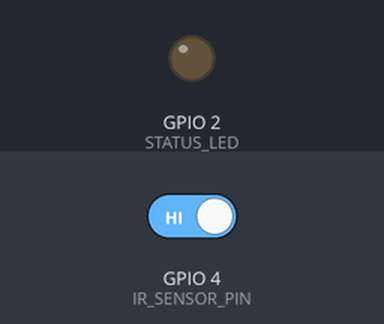
This sketch was run on a simulated ESP32. Parts: output pins drawn as LEDs (lit = HIGH). The inputs (shaded band) are chosen by the test bench; at power-on: GPIO 4 (IR_SENSOR_PIN) HIGH. WiFi joins after 1.5 s; servers stay silent unless stated; random numbers use the default seed unless the sketch sets one; no MQTT or app messages arrive unless stated; what the sketch prints to the serial monitor is not drawn.

Above: at 0.0 s.
At 3.8 s:
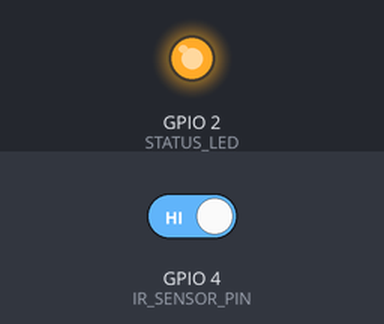
3.9 s: GPIO 4 (IR_SENSOR_PIN) driven LOW
Timing chart, 0 to 6.9 s (numbered marks = the images above; inputs shaded):
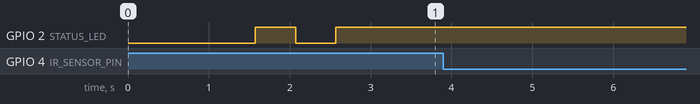

Measured:
- after the input at 3.9 s, every drawn part: stays the same

The sketch:

esp32_iwsn_sensors.ino
```cpp
/*
 * ══════════════════════════════════════════════════════════════
 *          IWSN SECURITY — ESP32 Real Sensor Node v1.0
 * ══════════════════════════════════════════════════════════════
 *
 *  Hardware:
 *    - ESP-WROOM-32D Microcontroller
 *    - SR04M-2 Waterproof Ultrasonic Sensor (UART Mode)
 *    - IR Obstacle Avoidance Sensor Module
 *    - Breadboard
 *
 *  Wiring (as connected by user):
 *    SR04M-2 TX  → ESP32 GPIO5   (Sensor sends data TO ESP32)
 *    SR04M-2 RX  → ESP32 GPIO18  (ESP32 sends commands TO sensor)
 *    SR04M-2 VCC → 5V (VIN)
 *    SR04M-2 GND → GND
 *
 *    IR OUT → ESP32 GPIO4
 *    IR VCC → 3.3V
 *    IR GND → GND
 *
 *  MQTT Topics Published:
 *    iwsn/sensors/ultrasonic/distance  — distance in cm (every 2s)
 *    iwsn/sensors/ir/obstacle          — obstacle detected (every 2s)
 *    iwsn/sensors/status/heartbeat     — node health (every 10s)
 *    iwsn/sensors/combined/reading     — combined reading (every 2s)
 *
 *  Libraries Required:
 *    - WiFi.h          (built-in with ESP32 board package)
 *    - PubSubClient.h  (install via Library Manager: "PubSubClient" by Nick O'Leary)
 *
 * ══════════════════════════════════════════════════════════════
 */

#include <WiFi.h>
#include <PubSubClient.h>
#include <ArduinoJson.h>

// ══════════════════════════════════════════════════════════════
//  CONFIGURATION — EDIT THESE VALUES
// ══════════════════════════════════════════════════════════════

// WiFi Credentials
const char* WIFI_SSID     = "StormFiber-5658";
const char* WIFI_PASSWORD = "bossfamily";

// MQTT Broker (your Linux machine IP)
const char* MQTT_BROKER   = "192.168.1.20";
const int   MQTT_PORT     = 1883;
const char* MQTT_CLIENT   = "esp32_iwsn_node_01";

// ══════════════════════════════════════════════════════════════
//  PIN DEFINITIONS
// ══════════════════════════════════════════════════════════════

// SR04M-2 Ultrasonic Sensor (UART Mode)
//   Sensor TX → ESP32 RX pin (GPIO5)  — sensor sends data here
//   Sensor RX → ESP32 TX pin (GPIO18) — ESP32 sends trigger command here
#define SR04M2_RX_PIN  5    // ESP32 receives FROM sensor TX
#define SR04M2_TX_PIN  18   // ESP32 sends TO sensor RX

// IR Obstacle Avoidance Sensor
#define IR_SENSOR_PIN  4    // Digital input (LOW = obstacle detected)
#define IR_ACTIVE_LEVEL LOW  // Change to HIGH if your IR module is active-high
#define IR_SAMPLE_COUNT 7    // Odd number for majority vote filtering

// On-board LED for status indication
#define STATUS_LED     2    // Built-in LED on most ESP32 boards

// ══════════════════════════════════════════════════════════════
//  MQTT TOPICS
// ══════════════════════════════════════════════════════════════

#define TOPIC_ULTRASONIC  "iwsn/sensors/ultrasonic/distance"
#define TOPIC_IR          "iwsn/sensors/ir/obstacle"
#define TOPIC_HEARTBEAT   "iwsn/sensors/status/heartbeat"
#define TOPIC_COMBINED    "iwsn/sensors/combined/reading"

// ══════════════════════════════════════════════════════════════
//  TIMING CONFIGURATION
// ══════════════════════════════════════════════════════════════

#define SENSOR_INTERVAL_MS    2000    // Read sensors every 2 seconds
#define HEARTBEAT_INTERVAL_MS 10000   // Heartbeat every 10 seconds
#define WIFI_RETRY_DELAY_MS   500
#define MQTT_RETRY_DELAY_MS   5000

// ══════════════════════════════════════════════════════════════
//  GLOBAL OBJECTS
// ══════════════════════════════════════════════════════════════

WiFiClient espClient;
PubSubClient mqttClient(espClient);

// SR04M-2 uses Serial2 in UART mode (9600 baud by default)
HardwareSerial ultrasonicSerial(2);

// Timing variables
unsigned long lastSensorRead = 0;
unsigned long lastHeartbeat = 0;
unsigned long bootTime = 0;
uint32_t messageCount = 0;
uint32_t readingNumber = 0;

// Sensor data
float lastDistance = -1.0;
bool lastObstacle = false;

// ══════════════════════════════════════════════════════════════
//  WIFI SETUP
// ══════════════════════════════════════════════════════════════

void setupWiFi() {
  Serial.println();
  Serial.println("╔══════════════════════════════════════════╗");
  Serial.println("║   IWSN Security — ESP32 Sensor Node     ║");
  Serial.println("╚══════════════════════════════════════════╝");
  Serial.println();

  Serial.print("📡 Connecting to WiFi: ");
  Serial.println(WIFI_SSID);

  WiFi.mode(WIFI_STA);
  WiFi.begin(WIFI_SSID, WIFI_PASSWORD);

  int attempts = 0;
  while (WiFi.status() != WL_CONNECTED) {
    delay(WIFI_RETRY_DELAY_MS);
    Serial.print(".");
    attempts++;

    // Blink LED while connecting
    digitalWrite(STATUS_LED, !digitalRead(STATUS_LED));

    if (attempts > 60) {  // 30 seconds timeout
      Serial.println("\n❌ WiFi connection FAILED! Restarting...");
      ESP.restart();
    }
  }

  Serial.println();
  Serial.println("✅ WiFi Connected!");
  Serial.print("   IP Address: ");
  Serial.println(WiFi.localIP());
  Serial.print("   Signal (RSSI): ");
  Serial.print(WiFi.RSSI());
  Serial.println(" dBm");
  Serial.println();

  // Solid LED = connected
  digitalWrite(STATUS_LED, HIGH);
}

// ══════════════════════════════════════════════════════════════
//  MQTT SETUP & RECONNECT
// ══════════════════════════════════════════════════════════════

void setupMQTT() {
  mqttClient.setServer(MQTT_BROKER, MQTT_PORT);
  mqttClient.setBufferSize(512);  // Larger buffer for JSON payloads
  Serial.print("🔗 MQTT Broker: ");
  Serial.print(MQTT_BROKER);
  Serial.print(":");
  Serial.println(MQTT_PORT);
}

void reconnectMQTT() {
  while (!mqttClient.connected()) {
    Serial.print("🔄 Connecting to MQTT broker...");

    // Create a unique client ID with chip ID
    String clientId = MQTT_CLIENT;
    clientId += "_";
    clientId += String(random(0xffff), HEX);

    if (mqttClient.connect(clientId.c_str())) {
      Serial.println(" ✅ Connected!");

      // Publish a birth announcement
      StaticJsonDocument<256> doc;
      doc["event"] = "node_online";
      doc["client_id"] = MQTT_CLIENT;
      doc["ip"] = WiFi.localIP().toString();
      doc["firmware"] = "IWSN_Sensor_v1.0";
      doc["sensors"][0] = "SR04M-2_Ultrasonic";
      doc["sensors"][1] = "IR_Obstacle";

      char buffer[256];
      serializeJson(doc, buffer);
      mqttClient.publish("iwsn/sensors/status/online", buffer, true);

      Serial.println("   📢 Birth announcement published");
      Serial.println();
    } else {
      Serial.print(" ❌ Failed (rc=");
      Serial.print(mqttClient.state());
      Serial.println("). Retrying in 5s...");

      // Blink LED on error
      for (int i = 0; i < 10; i++) {
        digitalWrite(STATUS_LED, !digitalRead(STATUS_LED));
        delay(MQTT_RETRY_DELAY_MS / 10);
      }
    }
  }
}

// ══════════════════════════════════════════════════════════════
//  SR04M-2 ULTRASONIC SENSOR (UART MODE)
// ══════════════════════════════════════════════════════════════
//
//  The SR04M-2 in UART mode (Mode 1):
//    - Send command byte 0xFF to trigger measurement
//    - Sensor responds with 4 bytes:
//        Byte 0: 0xFF (header)
//        Byte 1: Distance high byte
//        Byte 2: Distance low byte
//        Byte 3: Checksum (sum of bytes 0-2, lower 8 bits)
//    - Distance is in MILLIMETERS
//    - Baud rate: 9600
//
// ══════════════════════════════════════════════════════════════

// ══════════════════════════════════════════════════════════════
// SR04M-2 ULTRASONIC SENSOR (UART Trigger Mode)
// ══════════════════════════════════════════════════════════════
bool readSR04Frame(uint8_t response[4], uint32_t timeoutMs) {
  unsigned long startWait = millis();

  while (millis() - startWait < timeoutMs) {
    if (ultrasonicSerial.available() > 0) {
      uint8_t b = ultrasonicSerial.read();

      if (b == 0xFF) {
        response[0] = b;

        unsigned long frameStart = millis();
        int idx = 1;
        while (idx < 4 && millis() - frameStart < 120) {
          if (ultrasonicSerial.available()) {
            response[idx++] = ultrasonicSerial.read();
          }
          delay(1);
        }

        if (idx == 4) {
          return true;
        }
      }
    }
    delay(1);
  }

  return false;
}

float readUltrasonicDistance() {
  // Clear stale bytes before a new request
  while (ultrasonicSerial.available()) ultrasonicSerial.read();

  uint8_t response[4];
  bool gotResponse = false;

  // Some SR04M-2 firmware variants trigger with 0x55, others with 0xFF.
  const uint8_t triggerCmds[2] = {0x55, 0xFF};
  for (int i = 0; i < 2; i++) {
    ultrasonicSerial.write(triggerCmds[i]);
    ultrasonicSerial.flush();

    if (readSR04Frame(response, 350)) {
      gotResponse = true;
      break;
    }
  }

  if (!gotResponse) {
    Serial.println(" ⚠️ SR04M-2: Timeout waiting for response (tried 0x55 and 0xFF)");
    return -1.0;
  }

  // Debug print first time or on error
  static bool debugOnce = true;
  if (debugOnce || response[0] != 0xFF) {
    Serial.print("SR04M-2 Raw: ");
    for (int i = 0; i < 4; i++) {
      Serial.print(response[i], HEX);
      Serial.print(" ");
    }
    Serial.println();
    debugOnce = false;
  }

  // Validate header
  if (response[0] != 0xFF) {
    Serial.println(" ⚠️ SR04M-2: Invalid header (not 0xFF)");
    return -1.0;
  }

  // Checksum: 0xFF + high + low (lower 8 bits)
  uint8_t checksum = (response[0] + response[1] + response[2]) & 0xFF;
  if (checksum != response[3]) {
    Serial.println(" ⚠️ SR04M-2: Checksum mismatch");
    return -1.0;
  }

  uint16_t distance_mm = (response[1] << 8) | response[2];
  float distance_cm = distance_mm / 10.0;

  if (distance_cm < 2.0 || distance_cm > 600.0) {
    Serial.print(" ⚠️ SR04M-2: Out of range: ");
    Serial.print(distance_cm);
    Serial.println(" cm");
    return -1.0;
  }

  return distance_cm;
}

// ══════════════════════════════════════════════════════════════
//  IR OBSTACLE SENSOR
// ══════════════════════════════════════════════════════════════

bool readIRObstacle() {
  // Majority-vote digital filtering to avoid noisy/floating readings
  int activeCount = 0;

  for (int i = 0; i < IR_SAMPLE_COUNT; i++) {
    int rawValue = digitalRead(IR_SENSOR_PIN);
    if (rawValue == IR_ACTIVE_LEVEL) {
      activeCount++;
    }
    delay(2);
  }

  return (activeCount > (IR_SAMPLE_COUNT / 2));
}

// ══════════════════════════════════════════════════════════════
//  MQTT PUBLISHING
// ══════════════════════════════════════════════════════════════

void publishUltrasonicData(float distance_cm) {
  StaticJsonDocument<256> doc;

  doc["sensor_id"] = "SR04M-2";
  doc["type"] = "ultrasonic";
  doc["distance_cm"] = round(distance_cm * 100.0) / 100.0;  // 2 decimal places
  doc["unit"] = "cm";
  doc["reading_num"] = readingNumber;

  if (distance_cm < 0) {
    doc["status"] = "error";
    doc["distance_cm"] = nullptr;
  } else if (distance_cm < 20.0) {
    doc["status"] = "close_range";
    doc["alert"] = true;
  } else if (distance_cm > 400.0) {
    doc["status"] = "far_range";
  } else {
    doc["status"] = "valid";
  }

  doc["timestamp"] = millis() / 1000;

  char buffer[256];
  size_t len = serializeJson(doc, buffer);

  if (mqttClient.publish(TOPIC_ULTRASONIC, buffer)) {
    messageCount++;
    Serial.print("   📤 Ultrasonic: ");
    Serial.print(distance_cm, 1);
    Serial.println(" cm");
  }
}

void publishIRData(bool obstacleDetected) {
  StaticJsonDocument<200> doc;

  doc["sensor_id"] = "IR_OA_01";
  doc["type"] = "ir_obstacle";
  doc["obstacle_detected"] = obstacleDetected;
  doc["raw_value"] = obstacleDetected ? 0 : 1;
  doc["status"] = "active";
  doc["reading_num"] = readingNumber;
  doc["timestamp"] = millis() / 1000;

  char buffer[200];
  serializeJson(doc, buffer);

  if (mqttClient.publish(TOPIC_IR, buffer)) {
    messageCount++;
    Serial.print("   📤 IR Obstacle: ");
    Serial.println(obstacleDetected ? "⛔ DETECTED" : "✅ Clear");
  }
}

void publishCombinedReading(float distance_cm, bool obstacleDetected) {
  StaticJsonDocument<384> doc;

  doc["node_id"] = MQTT_CLIENT;
  doc["reading_num"] = readingNumber;
  doc["timestamp"] = millis() / 1000;

  JsonObject ultrasonic = doc.createNestedObject("ultrasonic");
  if (distance_cm >= 0) {
    ultrasonic["distance_cm"] = round(distance_cm * 100.0) / 100.0;
    ultrasonic["status"] = "valid";
  } else {
    ultrasonic["distance_cm"] = nullptr;
    ultrasonic["status"] = "error";
  }

  JsonObject ir = doc.createNestedObject("ir_obstacle");
  ir["detected"] = obstacleDetected;
  ir["raw"] = obstacleDetected ? 0 : 1;

  // Simple alert logic
  if (distance_cm > 0 && distance_cm < 15.0 && obstacleDetected) {
    doc["alert"] = "PROXIMITY_WARNING";
    doc["alert_level"] = "HIGH";
  } else if (obstacleDetected) {
    doc["alert"] = "OBSTACLE_DETECTED";
    doc["alert_level"] = "MEDIUM";
  } else {
    doc["alert"] = "NONE";
    doc["alert_level"] = "LOW";
  }

  char buffer[384];
  serializeJson(doc, buffer);

  if (mqttClient.publish(TOPIC_COMBINED, buffer)) {
    messageCount++;
  }
}

void publishHeartbeat() {
  StaticJsonDocument<300> doc;

  unsigned long uptime = (millis() - bootTime) / 1000;

  doc["node_id"] = MQTT_CLIENT;
  doc["type"] = "heartbeat";
  doc["uptime_seconds"] = uptime;
  doc["wifi_rssi"] = WiFi.RSSI();
  doc["wifi_ssid"] = WIFI_SSID;
  doc["free_heap"] = ESP.getFreeHeap();
  doc["ip_address"] = WiFi.localIP().toString();
  doc["messages_sent"] = messageCount;
  doc["readings_taken"] = readingNumber;
  doc["last_distance_cm"] = lastDistance;
  doc["last_obstacle"] = lastObstacle;
  doc["status"] = "online";
  doc["timestamp"] = millis() / 1000;

  char buffer[300];
  serializeJson(doc, buffer);

  if (mqttClient.publish(TOPIC_HEARTBEAT, buffer)) {
    messageCount++;
    Serial.print("   💓 Heartbeat #");
    Serial.print(messageCount);
    Serial.print(" | Uptime: ");
    Serial.print(uptime);
    Serial.print("s | RSSI: ");
    Serial.print(WiFi.RSSI());
    Serial.print("dBm | Heap: ");
    Serial.print(ESP.getFreeHeap());
    Serial.println(" bytes");
  }
}

// ══════════════════════════════════════════════════════════════
//  SETUP
// ══════════════════════════════════════════════════════════════

void setup() {
  // Initialize Serial Monitor
  Serial.begin(115200);
  delay(1000);

  Serial.println();
  Serial.println("═══════════════════════════════════════════════════");
  Serial.println("  IWSN Security — ESP32 Sensor Node Starting...   ");
  Serial.println("═══════════════════════════════════════════════════");
  Serial.println();

  // Initialize pins
  pinMode(STATUS_LED, OUTPUT);
  pinMode(IR_SENSOR_PIN, INPUT_PULLUP);

  // Initialize SR04M-2 UART (9600 baud, RX=GPIO5, TX=GPIO18)
  ultrasonicSerial.begin(9600, SERIAL_8N1, SR04M2_RX_PIN, SR04M2_TX_PIN);
  Serial.println("✅ SR04M-2 UART initialized (9600 baud)");
  Serial.print("   RX (from sensor TX): GPIO");
  Serial.println(SR04M2_RX_PIN);
  Serial.print("   TX (to sensor RX):   GPIO");
  Serial.println(SR04M2_TX_PIN);
  Serial.println();

  Serial.print("✅ IR Sensor on GPIO");
  Serial.println(IR_SENSOR_PIN);
  Serial.println();

  // Connect to WiFi
  setupWiFi();

  // Setup MQTT
  setupMQTT();

  bootTime = millis();

  Serial.println("═══════════════════════════════════════════════════");
  Serial.println("  🚀 Node Ready — Publishing sensor data via MQTT ");
  Serial.println("═══════════════════════════════════════════════════");
  Serial.println();
}

// ══════════════════════════════════════════════════════════════
//  MAIN LOOP
// ══════════════════════════════════════════════════════════════

void loop() {
  // Ensure WiFi is connected
  if (WiFi.status() != WL_CONNECTED) {
    Serial.println("⚠️  WiFi disconnected! Reconnecting...");
    setupWiFi();
  }

  // Ensure MQTT is connected
  if (!mqttClient.connected()) {
    reconnectMQTT();
  }
  mqttClient.loop();

  unsigned long now = millis();

  // ── Read and publish sensor data ──
  if (now - lastSensorRead >= SENSOR_INTERVAL_MS) {
    lastSensorRead = now;
    readingNumber++;

    Serial.print("── Reading #");
    Serial.print(readingNumber);
    Serial.println(" ─────────────────────────────");

    // Read ultrasonic distance
    float distance = readUltrasonicDistance();
    lastDistance = distance;
    publishUltrasonicData(distance);

    // Small delay between sensor reads
    delay(50);

    // Read IR obstacle sensor
    bool obstacle = readIRObstacle();
    lastObstacle = obstacle;
    publishIRData(obstacle);

    // Publish combined reading
    publishCombinedReading(distance, obstacle);

    Serial.println();
  }

  // ── Heartbeat ──
  if (now - lastHeartbeat >= HEARTBEAT_INTERVAL_MS) {
    lastHeartbeat = now;
    publishHeartbeat();
    Serial.println();
  }
}
```
